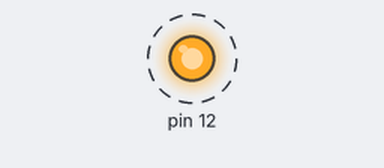
Bench run of a program on a simulated Jetson Nano (header pin numbers). Shown: output pins drawn as LEDs (lit = HIGH). Dashed ring = blinking.

Above: at 0.2 s.
Timing chart, 0 to 3.0 s (numbered marks = the images above):
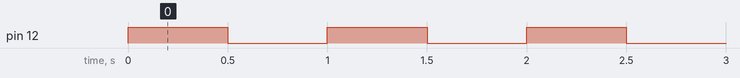

The program:

nano_heartbeat.py
```python
import time
import Jetson.GPIO as GPIO

GPIO.setmode(GPIO.BOARD)
GPIO.setup(12, GPIO.OUT)

while True:
    GPIO.output(12, GPIO.HIGH)
    time.sleep(0.5)  # Adjust as needed
    GPIO.output(12, GPIO.LOW)
    time.sleep(0.5)  # Adjust as needed
```

Measured:
- by itself, pin 12: alternates HIGH for 0.50 s and LOW for 0.50 s
